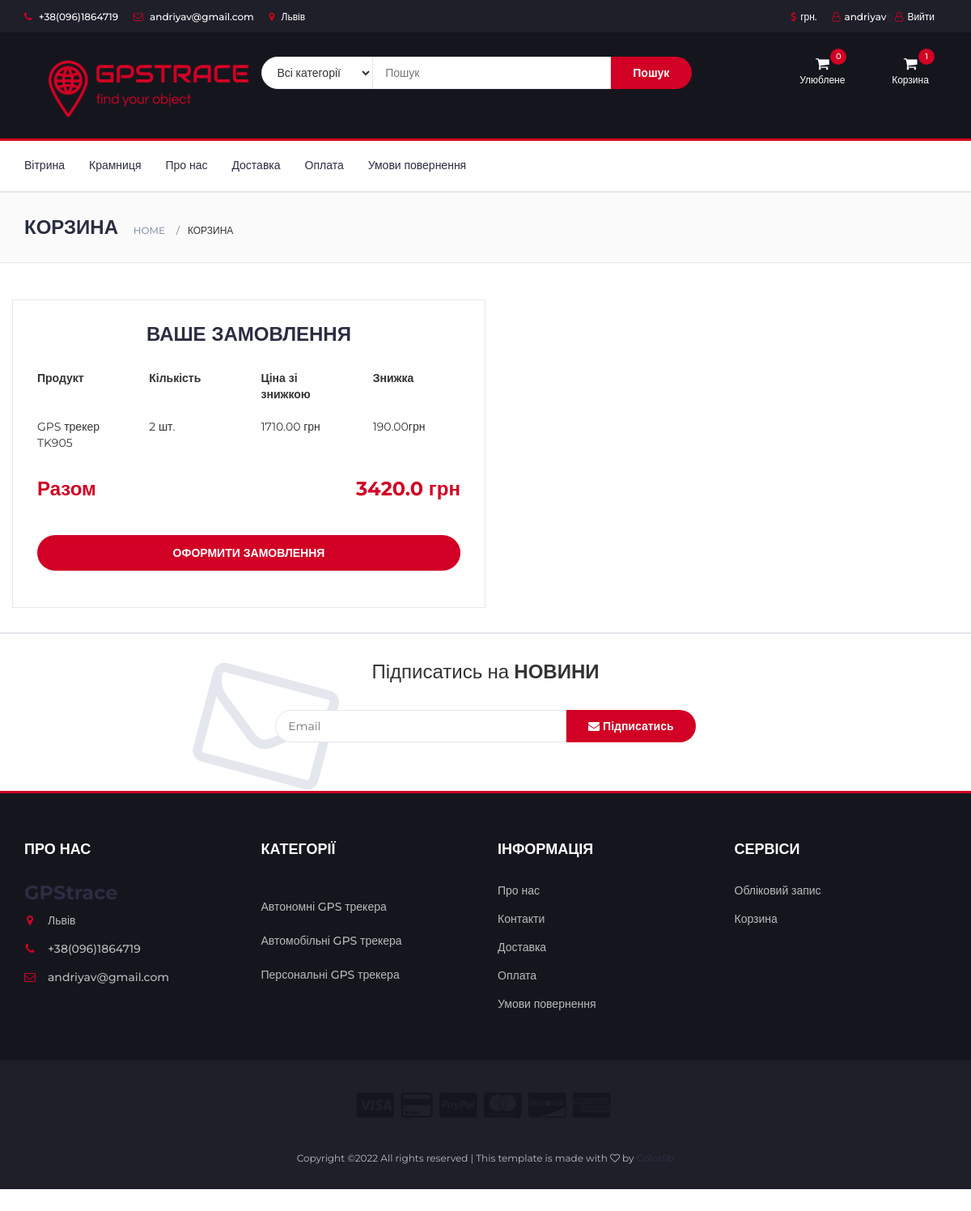
The app's page /cart (signed in), older data.
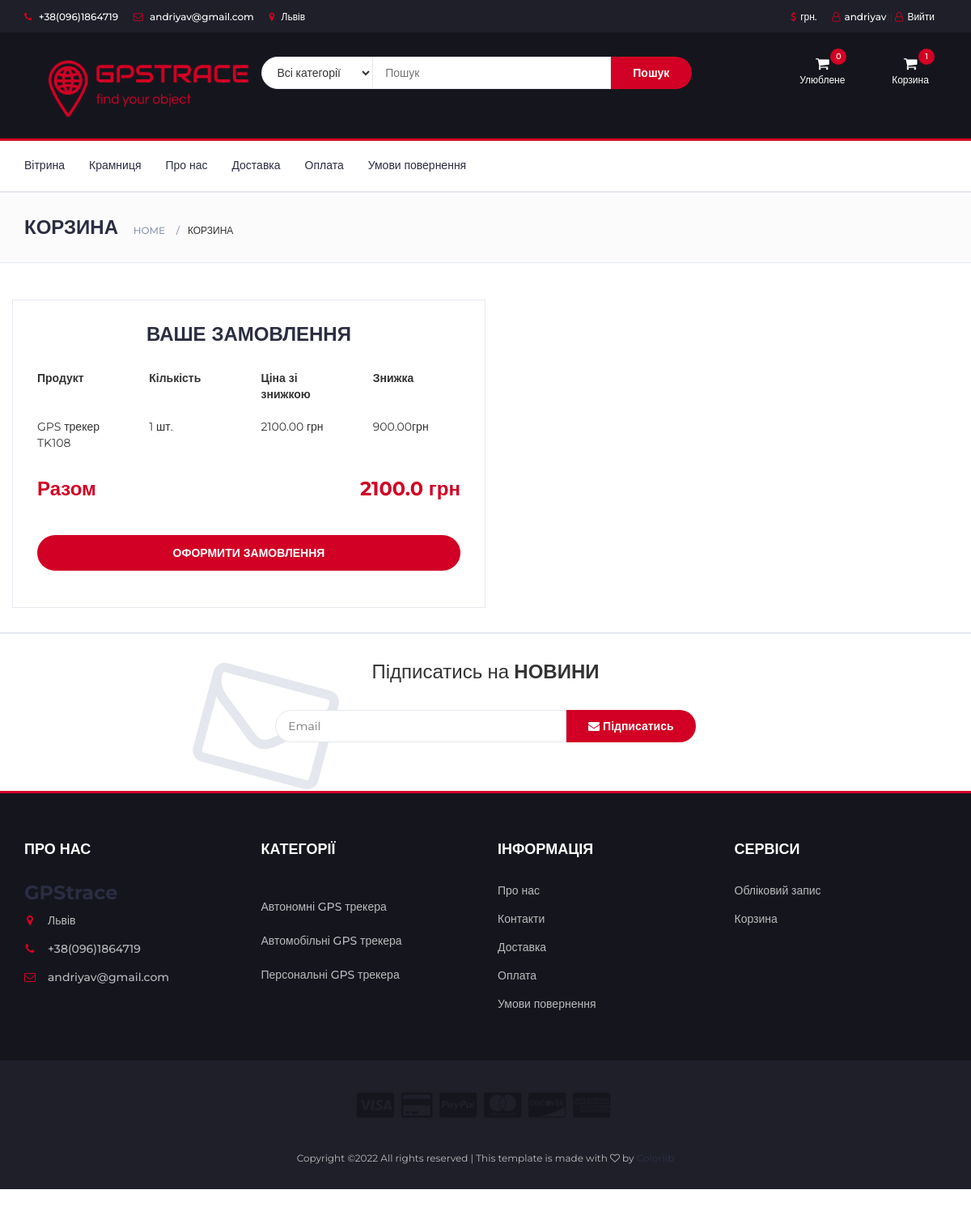
The same page, newer data.
### account/models.py (models this page shows, shortened)
class UserBase(AbstractBaseUser, PermissionsMixin):
    email = models.EmailField(_('Електронна адреса'), unique=True)
    user_name = models.CharField(max_length=150, unique=True)
    first_name = models.CharField(max_length=150, blank=True)
    about = models.TextField(_(
        'about'), max_length=500, blank=True)
    phone_number = models.CharField(max_length=15, blank=True)
    postcode = models.CharField(max_length=12, blank=True)
    address_line_1 = models.CharField(max_length=150, blank=True)
    address_line_2 = models.CharField(max_length=150, blank=True)
    town_city = models.CharField(max_length=150, blank=True)
    is_active = models.BooleanField(default=False)
    is_staff = models.BooleanField(default=False)
    created = models.DateTimeField(auto_now_add=True)
    updated = models.DateTimeField(auto_now=True)
    objects = CustomAccountManager()
    USERNAME_FIELD = 'email'
    REQUIRED_FIELDS = ['user_name']

### store/models.py (models this page shows, shortened)
class Order(models.Model):
    user = models.ForeignKey(settings.AUTH_USER_MODEL,
                             on_delete=models.CASCADE, null=True, blank=True)
    items = models.ManyToManyField(OrderItem)
    start_date = models.DateTimeField(auto_now_add=True)
    ordered_date = models.DateTimeField()
    ordered = models.BooleanField(default=False)
    ordered_date = models.DateTimeField(null=True)
    first_name = models.CharField(max_length=200,  blank=True, null=True)
    last_name = models.CharField(max_length=200, null=True)
    email = models.CharField(max_length=200, null=True)
    street_address = models.CharField(max_length=200, null=True)
    city = models.CharField(max_length=200, null=True)
    index = models.CharField(max_length=200, null=True)
    phone = models.CharField(max_length=200, null=True)
    first_name_np = models.CharField(max_length=200, blank=True, null=True)
    last_name_np = models.CharField(max_length=200, null=True)
    phone_np = models.CharField(max_length=200, null=True)
    city_np = models.CharField(max_length=200, null=True)
    address_np = models.CharField(max_length=200, null=True)
    order_notes = models.TextField(max_length=5000, null=True, blank=True)
    def get_total(self):
        total = 0
        for order_item in self.items.all():
            total += order_item.get_final_price()
        return total

class OrderItem(models.Model):
    user = models.ForeignKey(settings.AUTH_USER_MODEL,
                             on_delete=models.CASCADE, null=True, blank=True)
    ordered = models.BooleanField(default=False)
    item = models.ForeignKey(Item, on_delete=models.CASCADE)
    quantity = models.IntegerField(default=1)
    def get_total_item_price(self):
        if self.item.discount:
            return self.quantity * (self.item.price - (self.item.price * (self.item.discount / 100)))
        else:
            return self.quantity * self.item.price
    def get_final_price(self):
        return self.get_total_item_price()

class Item(models.Model):
    title = models.CharField(max_length=100, null=True, verbose_name='Назва товару')
    slug = models.SlugField(max_length=100, unique=True, db_index=True, null=True)
    photo = models.ImageField(upload_to='img', null=True)
    price = models.FloatField(blank=True, null=True, verbose_name='Ціна товару')
    discount = models.IntegerField(blank=True, null=True, verbose_name='Знижка у %')
    short_description = models.TextField(max_length=5000, null=True, blank=True, verbose_name='Короткий опис')
    description = models.TextField(max_length=5000, null=True, blank=True, verbose_name='Опис')
    details = models.TextField(max_length=5000, null=True, blank=True, verbose_name='Деталі')
    label = models.CharField(choices=LABEL_CHOICES, max_length=20, null=True, blank=True, verbose_name='Акційна мітка')
    battery = models.IntegerField(choices=BATTERY_CHOICES, null=True, blank=True,
                               verbose_name='Ємність акумуляторної батареї')
    cat = models.ForeignKey('Category', on_delete=models.PROTECT, null=True)
    quantity = models.IntegerField(default=1)
    def discount_price_calculation(self):
        self.discount_price = self.price - (self.price * (self.discount / 100))
        return self.discount_price
    def discount_save_calculation(self):
        self.discount_save = self.price - self.discount_price
        return self.discount_save

class Category(models.Model):
    name = models.CharField(max_length=100, db_index=True, verbose_name='Категорія')
    slug = models.SlugField(max_length=255, unique=True, db_index=True, verbose_name='URL', null=True)
    def get_absolute_url(self):
        return reverse('category', kwargs={'cat_slug': self.slug})

### store/views.py (the view)
# urls.py: path('cart', CartView.as_view(), name='cart'),
class CartView(LoginRequiredMixin, ListView):
    login_url = '/account/login/'
    redirect_field_name = 'cart'
    def get(self, *args, **kwargs):
        try:
            order = Order.objects.get(user=self.request.user, ordered=False)
            context = {
                'object': order
            }
            return render(self.request, 'store/cart.html', context)
        except ObjectDoesNotExist:
            messages.warning(self.request, "You do not have an active order")
            return redirect("/")

### store/templates/store/cart.html (shortened to what this page needs)
<!DOCTYPE html>
{% load static %}
<html lang="en">
	<head>
 		<link type="text/css" rel="stylesheet" href="{% static 'css/bootstrap.min.css' %}"/>
 		<link type="text/css" rel="stylesheet" href="{% static 'css/slick.css' %}"/>
 		<link type="text/css" rel="stylesheet" href="{% static 'css/slick-theme.css' %}"/>
 		<link type="text/css" rel="stylesheet" href="{% static 'css/nouislider.min.css' %}"/>
 		<link rel="stylesheet" href="{% static 'css/font-awesome.min.css' %}">
 		<link type="text/css" rel="stylesheet" href="{% static 'css/style.css' %}"/>
    </head>
{% include "store/navbar.html" %}
		<div id="breadcrumb" class="section">
			<div class="container">
				<div class="row">
					<div class="col-md-10">
						<h3 class="breadcrumb-header">Корзина</h3>
						<ul class="breadcrumb-tree">
							<li><a href="#">Home</a></li>
							<li class="active">Корзина</li>
						</ul>
					</div>
				</div>
			</div>
		</div>
		<div class="section">
			<div class="container">
				<div class="row">
                       {% if object.items.all %}
					<div class="col-md-6 order-details">
						<div class="section-title text-center" align="left">
							<h3 class="title">Ваше замовлення</h3>
						</div>
						<div class="order-summary">
							<div class="row">
							<div class="col-sm-3"><strong>Продукт</strong></div>
							<div class="col-sm-3"><strong>Кількість</strong></div>
							<div class="col-sm-3"><strong>Ціна зі знижкою</strong></div>
							<div class="col-sm-3"><strong>Знижка</strong></div>
							</div>
							{% for order_item in object.items.all %}
							<div class="row">
								<br>
								<div class="col-sm-3">{{order_item.item.title}}</div>
								<div class="col-sm-3">{{order_item.quantity}} шт.</div>
									{% if order_item.item.discount %}
								<div class="col-sm-3">
									{{order_item.item.discount_price_calculation | floatformat:2}} грн</div>
									{% else %}
									<div class="col-sm-3">
									{{order_item.item.price}} грн.</div>
									{% endif %}
									{% if order_item.item.discount %}
								<div class="col-sm-3">{{ order_item.item.discount_save_calculation | floatformat:2 }}грн</div>
									{% endif %}
							</div>
							{% endfor %}
							<br>
							<div class="order-col">
								<div class="order-total"><strong>Разом</strong></div>
								<div><strong class="order-total">{{object.get_total|floatformat:1}} грн</strong></div>
							</div>
						<a href="{% url 'checkout' %}" class="primary-btn order-submit">Оформити замовлення</a>
					</div>
				</div>
			</div>
		</div>
	{% else %}
	<h3> Ваша корзина пуста </h3>
	{% endif %}
{% include "store/footer.html" %}

### store/templates/store/navbar.html (shortened to what this page needs)
{% load static %}
{% load store_tags %}
<link type="text/css" rel="stylesheet" href="{% static 'css/bootstrap.min.css' %}"/>
<link type="text/css" rel="stylesheet" href="{% static 'css/slick.css' %}"/>
<link type="text/css" rel="stylesheet" href="{% static 'css/slick-theme.css' %}"/>
<link type="text/css" rel="stylesheet" href="{% static 'css/nouislider.min.css' %}"/>
<link rel="stylesheet" href="{% static 'css/font-awesome.min.css' %}">
<link type="text/css" rel="stylesheet" href="{% static 'css/style.css' %}"/>
<header>
    <div id="top-header">
        <div class="container">
            <ul class="header-links pull-left">
                <li><a href="#"><i class="fa fa-phone"></i> +38(096)1864719</a></li>
                <li><a href="#"><i class="fa fa-envelope-o"></i> andriyav@gmail.com</a></li>
                <li><a href="#"><i class="fa fa-map-marker"></i> Львів</a></li>
            </ul>
            <ul class="header-links pull-right">
                <li><a href="#"><i class="fa fa-dollar"></i>грн.</a></li>
                {% if request.user.is_authenticated %}
                <li><a href="{% url "account:dashboard" %}"><i class="fa fa-user-o"></i>{{ user.user_name }}</a>}|
                    <a href="{% url 'logout'  %}"><i class="fa fa-user-o"></i>Вийти</li>
                {% else %}
                <li><a href="{% url "account:login" %}"><i class="fa fa-user-o"></i>Обліковий запис</a></li>
                {% endif %}
            </ul>
        </div>
    </div>
    <div id="header">
        <div class="container">
            <div class="row">
                <div class="col-md-3">
                    <div class="header-logo">
                        <a href="{% url 'home' %}" class="logo">
                            <img src="{% static './img/logo.png' %}" alt="">
                        </a>
                    </div>
                </div>
                    <div class="col-md-6">
                    <div class="header-search">
                        <form action="{% url 'search' %}" method="get">
                            <select class="input-select" name="drop" onchange="javascript:
									if(this.value != '0') this.form.submit();">
                                <option value="" >Всі категорії</option>
                            </select>
                            <input class="input" type="text" name="q" placeholder="Пошук">
                            <button class="search-btn">Пошук</button>
                        </form>
                    </div>
                </div>
                <div class="col-md-3 clearfix">
                    <div class="header-ctn">
                        <div class="dropdown">
                            <a class="dropdown-toggle" data-toggle="dropdown" aria-expanded="true">
                                <i class="fa fa-shopping-cart"></i>
                                <span>Улюблене</span>
                                <div class="qty">{{ request.user|favorite_item_count }}</div>
                            </a>
                        </div>
                        <div class="dropdown">
                            <a class="dropdown-toggle" data-toggle="dropdown" aria-expanded="true">
                                <i class="fa fa-shopping-cart"></i>
                                <span>Корзина</span>
                                {% if user.is_authenticated %}
                                <div class="qty">{{ request.user|cart_item_count }}</div>
                                {% endif %}
                        </div>
                    </div>
                </div>
            </div>
</header>
<nav id="navigation">
    <div class="container">
        <div id="responsive-nav">
            <ul class="main-nav nav navbar-nav">
                <li><a href="{% url 'home' %}">Вітрина</a></li>
                <li><a href="{% url 'index' %}">Крамниця</a></li>
                <li><a href="{% url 'about' %}">Про нас</a></li>
                <li><a href="{% url 'delivery' %}">Доставка</a></li>
                <li><a href="{% url 'payment' %}">Оплата</a></li>
                <li><a href="{% url 'return_terms' %}">Умови повернення</a></li>
            </ul>
        </div>
    </div>
</nav>

### store/templates/store/list_categories.html
{% load static %}
<ul class="main-nav nav-pills nav-stacked">
    {% for c in cats %}
    <div><br></div>
    <li><a href="{{c.get_absolute_url}}">{{c.name}}</a></li>
    {% endfor %}
</ul>

Row changes from the older to the newer data that the page shows:
no longer on this page (row edited): OrderItem: item "GPS трекер TK905", quantity "2", item.discount_price_calculation "1710.00", item.discount_save_calculation "190.00"
no longer on this page (row edited): Order: get_total "3420.0"
added OrderItem: item "GPS трекер TK108", quantity "1", item.discount_price_calculation "2100.00", item.discount_save_calculation "900.00"
added Order: get_total "2100.0"
